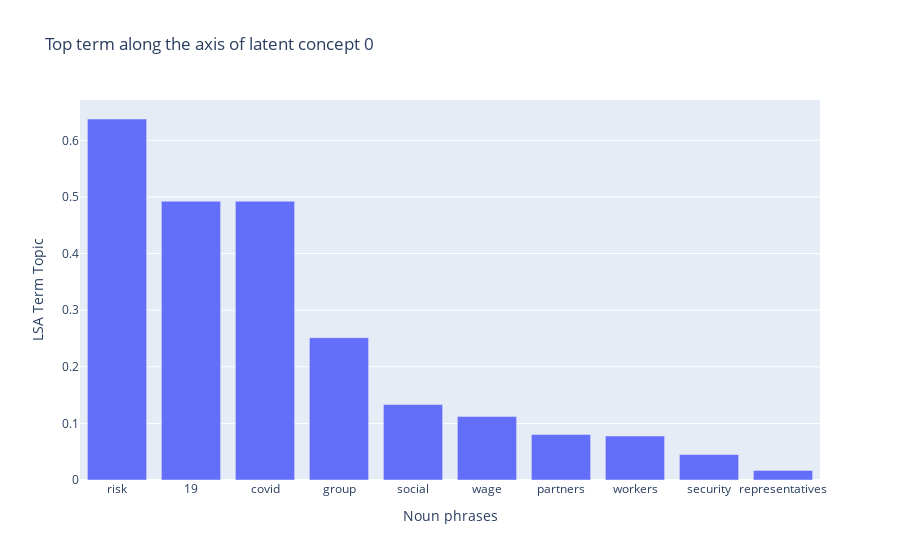
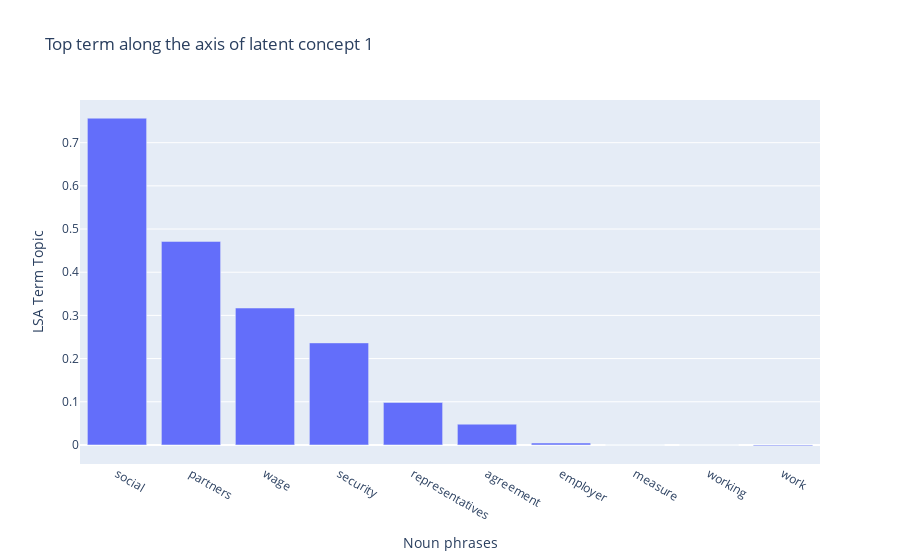
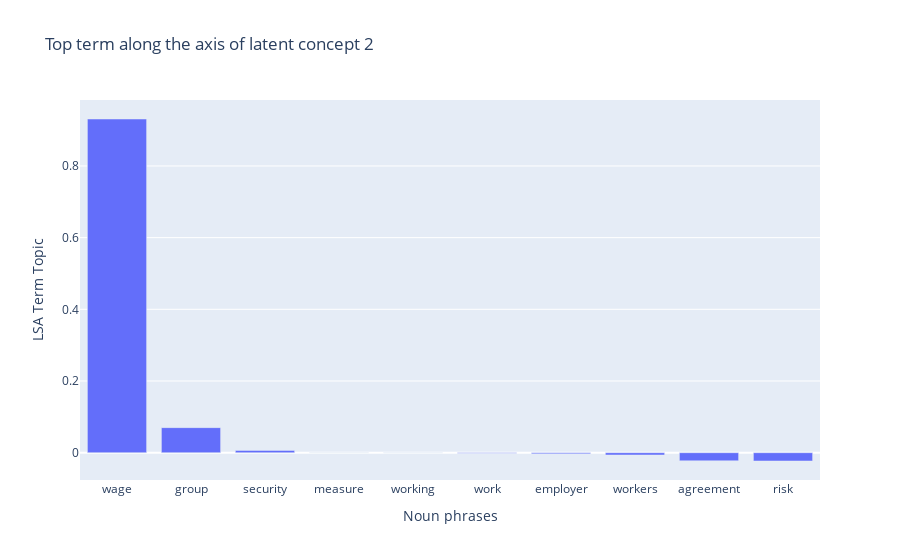
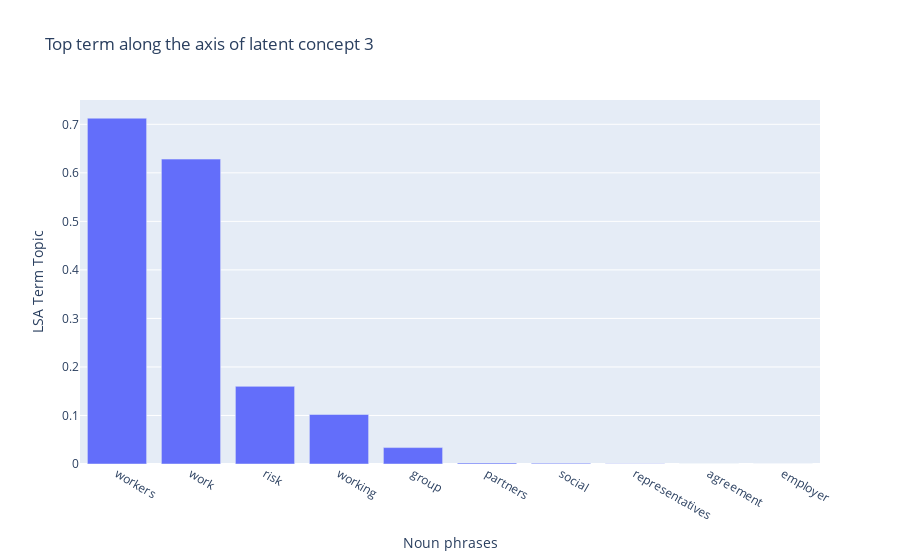

Notebook code cell kept with these figures, in order:
### Markdown cell above
### Top topics from noun phrases

### Code cell
noun_phrases_top_topic = noun_phrases_topic_matrix.top_term_topic()

### Figure 1 — Plotly figure (JSON) as saved in the notebook; plotly's stock layout.template omitted (floating-point values rounded to 4 significant figures)
{"data": [{"type": "bar", "x": ["risk", "19", "covid", "group", "social", "wage", "partners", "workers", "security", "representatives"], "y": [0.6377, 0.4924, 0.4924, 0.2514, 0.1333, 0.112, 0.08026, 0.07774, 0.04512, 0.01698]}], "layout": {"title": {"text": "Top term along the axis of latent concept 0"}, "xaxis": {"title": {"text": "Noun phrases"}}, "yaxis": {"title": {"text": "LSA Term Topic"}}}}

### Figure 2 — Plotly figure (JSON) as saved in the notebook; plotly's stock layout.template omitted (floating-point values rounded to 4 significant figures)
{"data": [{"type": "bar", "x": ["social", "partners", "wage", "security", "representatives", "agreement", "employer", "measure", "working", "work"], "y": [0.7567, 0.4713, 0.3171, 0.2363, 0.09834, 0.04802, 0.004376, 1.906e-16, -0.0001564, -0.002019]}], "layout": {"title": {"text": "Top term along the axis of latent concept 1"}, "xaxis": {"title": {"text": "Noun phrases"}}, "yaxis": {"title": {"text": "LSA Term Topic"}}}}

### Figure 3 — Plotly figure (JSON) as saved in the notebook; plotly's stock layout.template omitted (floating-point values rounded to 4 significant figures)
{"data": [{"type": "bar", "x": ["wage", "group", "security", "measure", "working", "work", "employer", "workers", "agreement", "risk"], "y": [0.9309, 0.06994, 0.006418, -1.804e-16, -0.0001841, -0.001639, -0.00325, -0.006422, -0.0227, -0.02317]}], "layout": {"title": {"text": "Top term along the axis of latent concept 2"}, "xaxis": {"title": {"text": "Noun phrases"}}, "yaxis": {"title": {"text": "LSA Term Topic"}}}}

### Figure 4 — Plotly figure (JSON) as saved in the notebook; plotly's stock layout.template omitted (floating-point values rounded to 4 significant figures)
{"data": [{"type": "bar", "x": ["workers", "work", "risk", "working", "group", "partners", "social", "representatives", "agreement", "employer"], "y": [0.7126, 0.6283, 0.16, 0.102, 0.03383, 0.002197, 0.001658, 0.000278, 0.0002031, 4.78e-05]}], "layout": {"title": {"text": "Top term along the axis of latent concept 3"}, "xaxis": {"title": {"text": "Noun phrases"}}, "yaxis": {"title": {"text": "LSA Term Topic"}}}}
